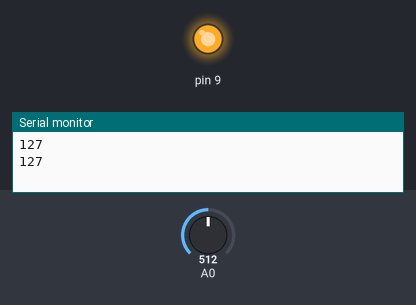
Simulated run of this sketch. Board: Arduino Uno, built with avr-gcc and run on an emulated ATmega328P. On the bench: output pins drawn as LEDs (lit = HIGH), the last lines printed to the serial monitor. The inputs (shaded band) are chosen by the test bench; at power-on: A0 = 512.

Above: at 1.8 s.
1.9 s: A0 set to 6
3.4 s: A0 set to 3
At 4.9 s:
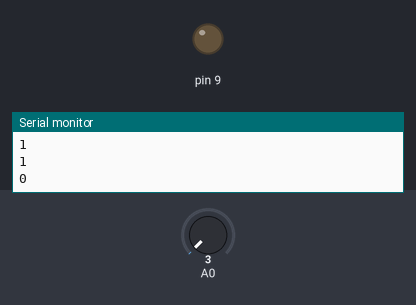
5.5 s: A0 set to 122
At 6.5 s:
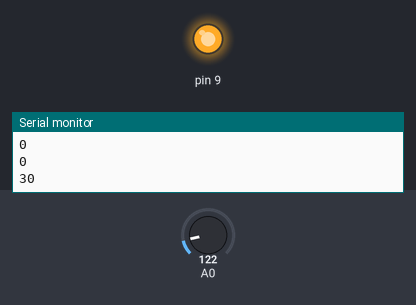
7.5 s: A0 set to 0
At 9.2 s:
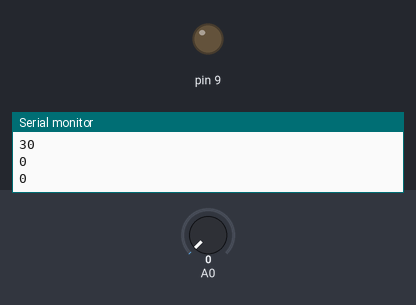
Timing chart, 0 to 10.5 s (numbered marks = the images above; inputs shaded):
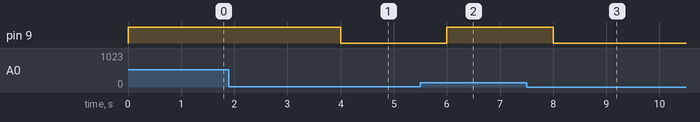

The sketch:

photo_resistor1.ino
```cpp
void setup() {
  // put your setup code here, to run once:
  pinMode(9, OUTPUT);
  pinMode(A0, INPUT);
  Serial.begin(9600);
}

void loop() {
  // put your main code here, to run repeatedly:
  int lightLevel;
  lightLevel=analogRead(A0);
  lightLevel=map(lightLevel, 0, 1023, 0, 255);
  lightLevel=constrain(lightLevel, 0, 255);
  digitalWrite(9, lightLevel);
  Serial.println(lightLevel);
 delay(1000);
 }
```

Measured:
- the behaviour switches between 5 and 4 on A0 (found by bisection; images 0 and 1)
- after the input at 3.4 s, pin 9: HIGH → LOW after 0.60 s
- after the input at 5.5 s, pin 9: LOW → HIGH after 0.50 s
- after the input at 7.5 s, pin 9: HIGH → LOW after 0.50 s
